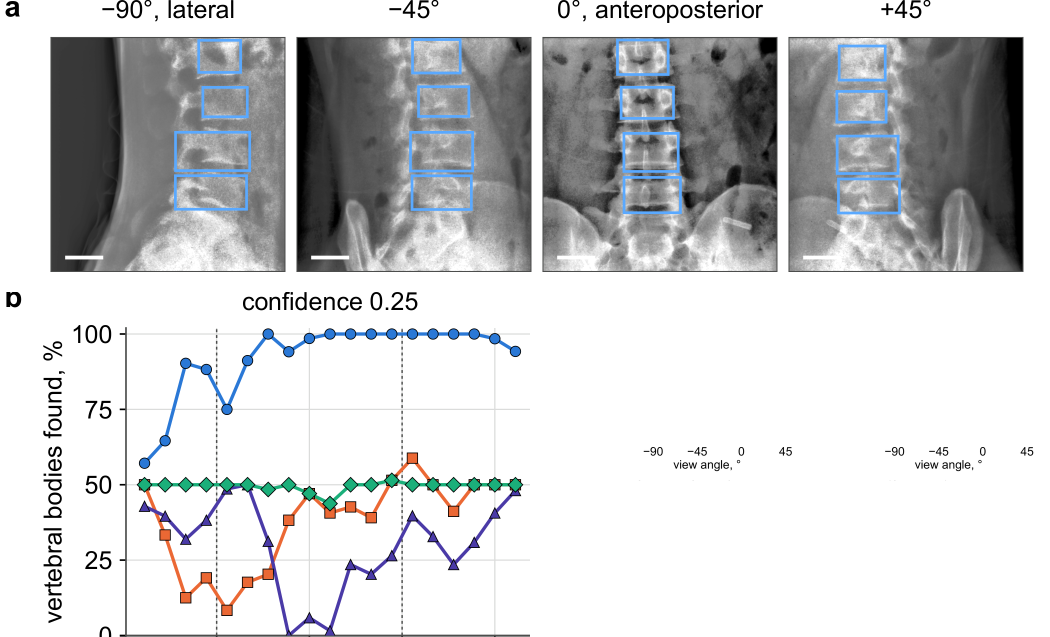
#> input picture 03_ctspinopelvic1k_dataset/manuscripts/talks/cns2026/figs_v2/big_figS5_ab.png, 2100 x 1273 px, given in place of fig1d_algorithm.png, which was not available (shown at 1/2 size)
$ python prep_v11_figs.py
#> lines starting #> are read from the running program, lines starting #| are printed output that depends on the picture; after the words box and inside, x2 and y2 are one past the last pixel; in counts of white or black regions, pixels touching at a corner belong together; pictures that were not available may be replaced by others from this repository, and a replacement may not be noted
"""paper/cns2026/prep_v11_figs.py — figures for deck v7 (Greg 2026-09-26, second list):
  * cartoon_sweep.png: the chain cartoon down to the bottom of the column, the "step" arrow painted out;
  * occlusion_grid.png: Figure 2d's four occlusion crops (L4, L5, L6, sacrum; red = what the naming draws on) as 2 x 2;
  * big_fig2_ab_side.png: Figure 2a beside its lumbosacral window 2b;
  * chart_machin_redrawn.png: Machin et al. 2018 Figure 2 (NHS spinal-surgery negligence claims 2012-2017 by cause,
    number and estimated cost) read off the published PNG and redrawn with slide-size type, the wrong-level row in red;
  * table_levelcheck.png and table_result1.png: published level-identification methods with their accuracy and
    error, the second with SchwingNet's rows added;
  * table_corpus.png: the training data by modality.
Writes into figs_v2/ (and figs_cited/machin2018_fig2_digitised.csv).

    python paper/cns2026/prep_v11_figs.py
"""
import csv
from pathlib import Path

import numpy as np
import matplotlib
matplotlib.use("Agg")
import matplotlib.pyplot as plt  # noqa: E402
from matplotlib.patches import Rectangle  # noqa: E402
from PIL import Image, ImageDraw, ImageFont  # noqa: E402

HERE = Path(__file__).resolve().parent
OUT = HERE / "figs_v2"
CITED = HERE / "figs_cited"
SN = HERE.parent.parent.parent / "spinesurg-ct-nnunet" / "SchwingNet"
NAVY, BLUE, PALE, RED, GOLD, GREY, INK, LIGHT = "#191D63", "#4C70B7", "#C9D4EC", "#EF4627", "#E0A800", "#8A8A8A", "#191D63", "#EEF1F8"
plt.rcParams["font.family"] = "Arial"


def save(fig, name):
    fig.savefig(OUT / name, dpi=220, bbox_inches="tight", pad_inches=0.05, facecolor="white")
    plt.close(fig)
    with Image.open(OUT / name) as im:
        print(name, im.size)


# ---------------------------------------------------------------- cartoon, occlusion grid, 2a + 2b
c = Image.open(SN / "figures" / "fig1d_algorithm.png").convert("RGB").crop((0, 0, 2028, 362))
ImageDraw.Draw(c).rectangle([985, 318, 1245, 362], fill="white")
c.save(OUT / "cartoon_sweep.png")
f2 = Image.open(SN / "figures" / "figure2.png").convert("RGB")
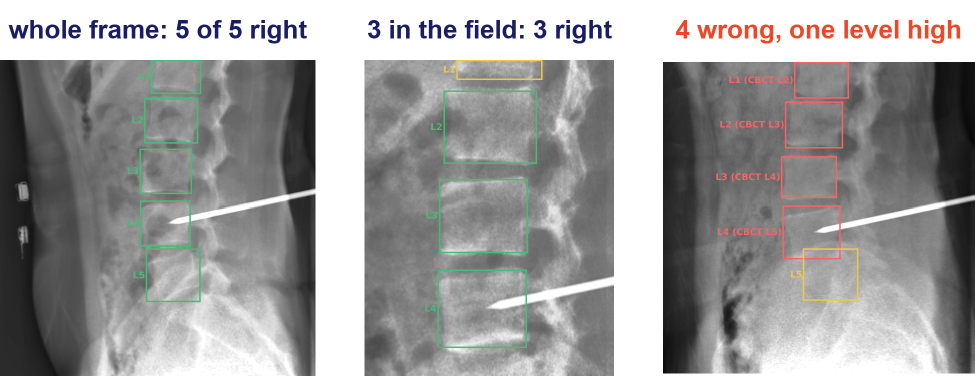
#> input picture 03_ctspinopelvic1k_dataset/manuscripts/talks/cns2026/figs_v2/big_gallery_trio.png, 1949 x 751 px, given in place of figure2.png, which was not available (shown at 1/2 size)
#> f2 is the input picture: PIL image 1949x751 RGB; mean R, G, B 156.5, 155.9, 155.6
occ = f2.crop((1280, 1510, 2100, 1790))
#> occ: PIL image 820x280 RGB; every value is 0
col = np.asarray(occ.convert("L")).mean(axis=0) > 250
runs, start = [], None
for i, w_ in enumerate(col):
    if w_ and start is None:
        start = i
    if not w_ and start is not None:
        if i - start >= 4:
            runs.append((start, i))
        start = None
#> after the loop, runs = []
inner = [r for r in runs if r[0] > 10 and r[1] < occ.width - 10]
#> inner = []
cuts = [0] + [int((a + b) / 2) for a, b in inner] + [occ.width]
#> cuts = [0, 820]
panels = [occ.crop((cuts[i], 0, cuts[i + 1], occ.height)) for i in range(len(cuts) - 1)]
#> panels = 1 item
panels = [p for p in panels if p.width > 80]
print("occlusion panels", len(panels), [p.size for p in panels])
#| occlusion panels 1 [(820, 280)]
if len(panels) == 4:
    pw = max(p.width for p in panels); ph = occ.height
    grid = Image.new("RGB", (2 * pw + 24, 2 * ph + 24), "white")
    for i, p in enumerate(panels):
        r_, c_ = divmod(i, 2)
        grid.paste(p, (c_ * (pw + 24) + (pw - p.width) // 2, r_ * (ph + 24)))
    grid.save(OUT / "occlusion_grid.png")
    print("occlusion_grid", grid.size)
a = f2.crop((28, 41, 1211, 1115))
b = f2.crop((1211, 41, 2088, 1340))
h = a.height
#> h = 1074
b2 = b.resize((int(b.width * h / b.height), h), Image.LANCZOS)
side = Image.new("RGB", (a.width + 40 + b2.width, h), "white")
#> side: PIL image 1948x1074 RGB; every value is 255
side.paste(a, (0, 0)); side.paste(b2, (a.width + 40, 0))
#> after `side.paste(b2, (a.width + 40, 0))`:
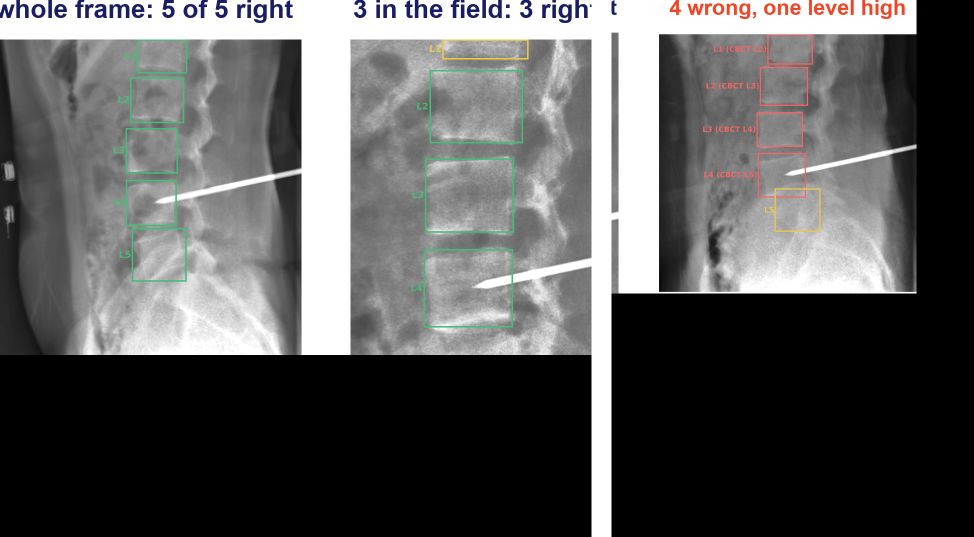
#> side: PIL image 1948x1074 RGB (shown at 1/2 size); mean R, G, B 92.1, 92.1, 91.9
side.save(OUT / "big_fig2_ab_side.png")
print("big_fig2_ab_side", side.size)
#| big_fig2_ab_side (1948, 1074)

# ---------------------------------------------------------------- Machin 2018 Figure 2: digitise and redraw
src = np.asarray(Image.open(CITED / "machin2018_fig2.png").convert("RGB")).astype(int)
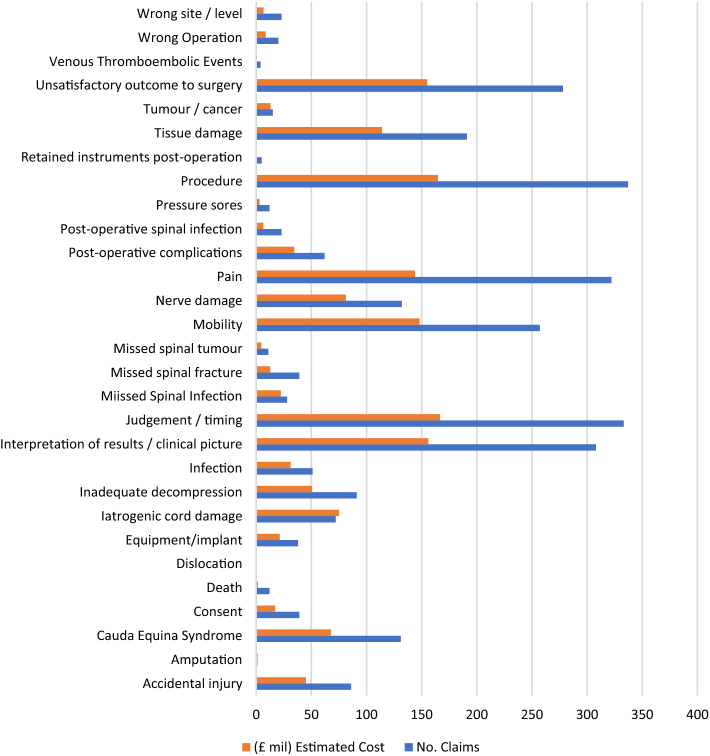
#> input picture 03_ctspinopelvic1k_dataset/manuscripts/talks/cns2026/figs_cited/machin2018_fig2.png, 1419 x 1512 px (shown at 1/2 size)
H, W, _ = src.shape
#> H = 1512; W = 1419
blue = np.sqrt(((src - np.array([68, 114, 196])) ** 2).sum(axis=2)) < 60
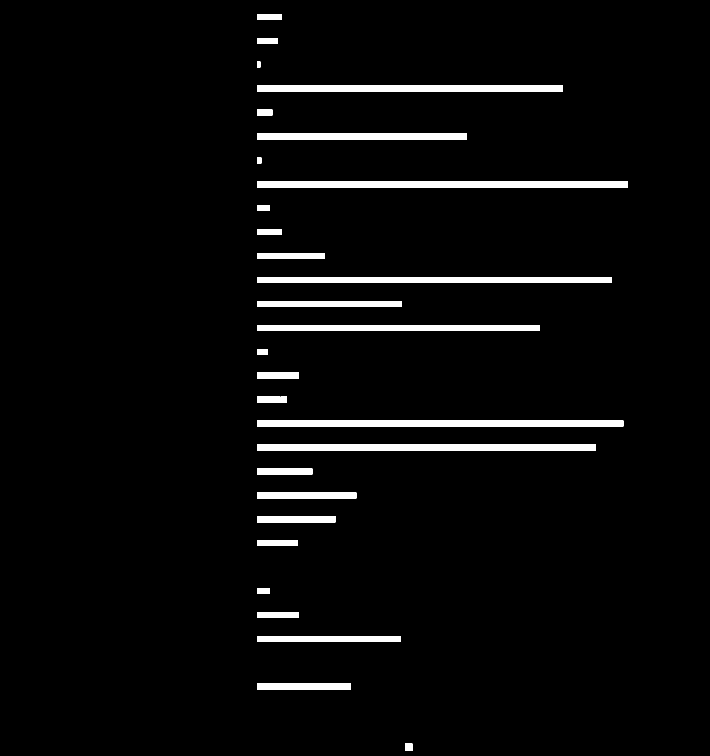
#> blue: shape (1512, 1419) bool (shown at 1/2 size); 3.6% white; 28 white regions, largest, box (x1, y1, x2, y2) and area: (514, 363, 1256, 375) 8904, (514, 841, 1247, 853) 8796, (514, 554, 1223, 566) 8508
orange = np.sqrt(((src - np.array([237, 125, 49])) ** 2).sum(axis=2)) < 60
#> orange: shape (1512, 1419) bool; 2% white; 27 white regions (1 under 20 px), largest, box (x1, y1, x2, y2) and area: (514, 350, 876, 363) 4706, (514, 828, 880, 841) 4402, (514, 876, 856, 889) 4114
grey_line = (np.abs(src[..., 0] - src[..., 1]) < 8) & (np.abs(src[..., 1] - src[..., 2]) < 8) & (src[..., 0] > 195) & (src[..., 0] < 235)
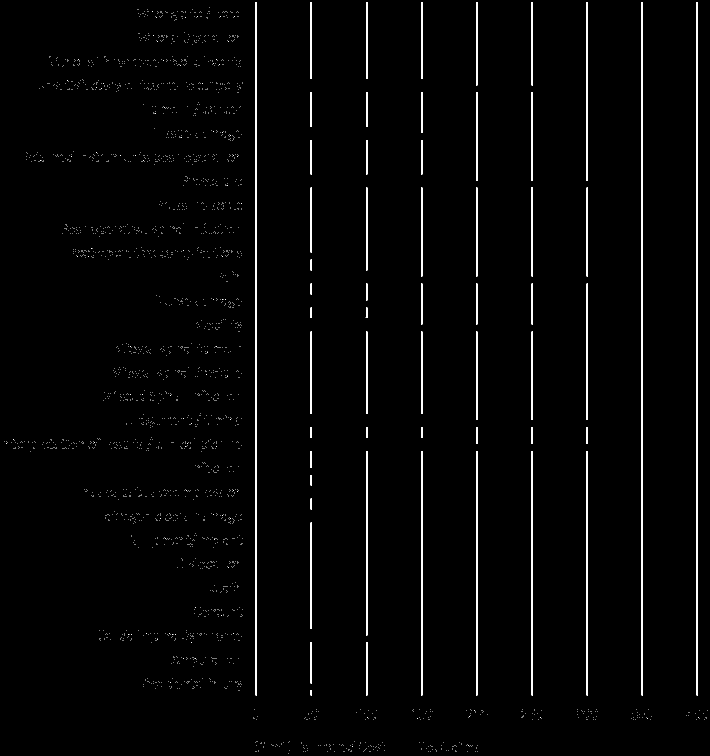
#> grey_line: shape (1512, 1419) bool (shown at 1/2 size); 1.8% white; 2787 white regions (2732 under 20 px), largest, box (x1, y1, x2, y2) and area: (511, 4, 514, 1391) 4161, (1283, 4, 1286, 1391) 4161, (1393, 4, 1396, 1391) 4161
gl = np.where(grey_line[:H - 120].sum(axis=0) > (H - 120) * 0.6)[0]
#> gl = 27 values from 511 to 1395
gcl, st = [], None
for x in gl:
    if st is None:
        st = [x]
    elif x - st[-1] <= 2:
        st.append(x)
    else:
        gcl.append(float(np.mean(st))); st = [x]
#> this loop made 27 passes
#> x on passes 1, 4, 7, 10, 13, 16, 19, 22, 25: 511, 621, 732, 842, 952, 1063, 1173, 1283, 1393
#> x on passes 2, 3, 5, 6, 8, 9: 512, 513, 622, 623, 733, 734
#> after the loop, gcl = [512, 622, 733, 843, 953, 1064, 1174, 1284]
if st:
    gcl.append(float(np.mean(st)))
print("gridlines", [round(g) for g in gcl])
#| gridlines [512, 622, 733, 843, 953, 1064, 1174, 1284, 1394]
x0, x400 = gcl[0], gcl[-1]
#> x0 = 512; x400 = 1394
pxu = (x400 - x0) / 400.0
#> pxu = 2.21
dark = src.max(axis=2) < 90
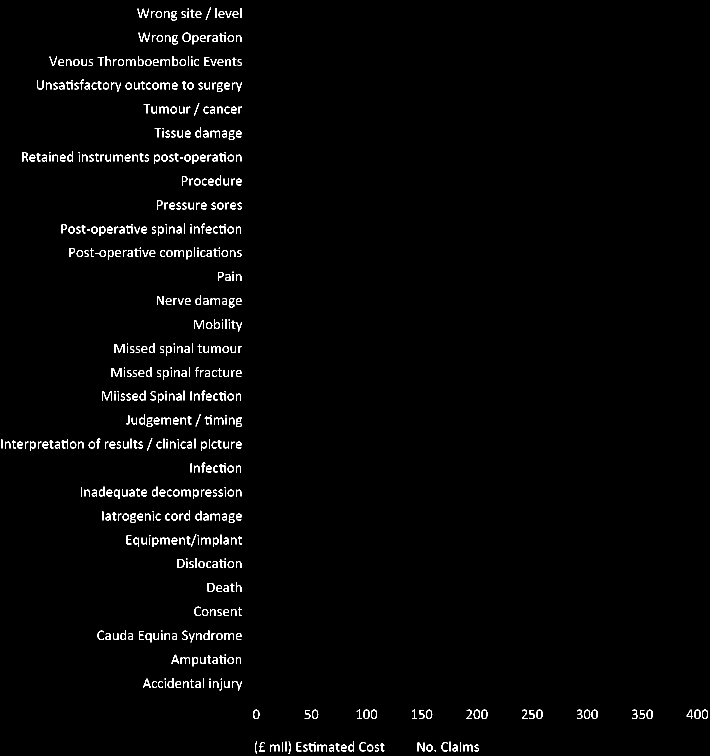
#> dark: shape (1512, 1419) bool (shown at 1/2 size); 1.7% white in thin lines or dots
lab = np.where(dark[:, :int(x0) - 15].sum(axis=1) >= 3)[0]
#> lab = 636 values from 16 to 1380
rows_, st = [], None
for y in lab:
    if st is None:
        st = [y]
    elif y - st[-1] <= 6:
        st.append(y)
    else:
        rows_.append((float(np.mean(st)), len(st))); st = [y]
#> this loop made 636 passes
#> y on passes 1, 26, 50: 16, 65, 112
#> after the loop, rows_ = 28 pairs, first value 28 to 1318, second value 18 to 25
if st:
    rows_.append((float(np.mean(st)), len(st)))
rows_ = [r for r, n in rows_ if n >= 8]
#> rows_ = 29 values from 28 to 1368
labels = ["Wrong site / level", "Wrong operation", "Venous thromboembolic events", "Unsatisfactory outcome to surgery", "Tumour / cancer",
          "Tissue damage", "Retained instruments post-operation", "Procedure", "Pressure sores", "Post-operative spinal infection",
          "Post-operative complications", "Pain", "Nerve damage", "Mobility", "Missed spinal tumour", "Missed spinal fracture",
          "Missed spinal infection", "Judgement / timing", "Interpretation of results / clinical picture", "Infection",
          "Inadequate decompression", "Iatrogenic cord damage", "Equipment / implant", "Dislocation", "Death", "Consent",
          "Cauda equina syndrome", "Amputation", "Accidental injury"]
print("label rows found", len(rows_), "expected", len(labels))
#| label rows found 29 expected 29
vals = []
for yc, name in zip(rows_, labels):
    y0, y1 = int(yc - 22), int(yc + 22)
    bx = np.where(blue[y0:y1, int(x0):].any(axis=0))[0]
    ox = np.where(orange[y0:y1, int(x0):].any(axis=0))[0]
    claims = (bx.max() + 1) / pxu if len(bx) else 0.0
    cost = (ox.max() + 1) / pxu if len(ox) else 0.0
    vals.append((name, round(claims), round(cost, 1)))
#> this loop made 29 passes
#> (yc, name, y0, y1, claims, cost) on passes 2, 4, 5, 6, 8, 11, 12, 13, 14, 16: (76.5, 'Wrong operation', 54, 98, 19.95, 8.62), (171, 'Unsatisfactory outcome to surgery', 149, 193, 278.5, 155.1), (217.5, 'Tumour / cancer', 195, 239, 14.97, 13.15), (267.5, 'Tissue damage', 245, 289, 191.4, 114.3), (361.5, 'Procedure', 339, 383, 337.4, 165.1), (506.5, 'Post-operative complications', 484, 528, 62.13, 34.47), (552.5, 'Pain', 530, 574, 322.4, 144.2), (603, 'Nerve damage', 581, 625, 132, 81.18), (647.5, 'Mobility', 625, 669, 257.1, 148.3), (743.5, 'Missed spinal fracture', 721, 765, 39, 12.7)
#> (yc, name, y0, y1, ox, claims, cost) on passes 1, 9, 10, 15, 25, 28: (28, 'Wrong site / level', 6, 50, [2, 3, 4, 5, 6, 7, 8, 9, 10, 11, 12, 13, 14], 23.13, 6.8), (409.5, 'Pressure sores', 387, 431, [2, 3, 4, 5, 6], 12.24, 3.17), (459, 'Post-operative spinal infection', 437, 481, [2, 3, 4, 5, 6, 7, 8, 9, 10, 11, 12, 13], 23.13, 6.35), (695.5, 'Missed spinal tumour', 673, 717, [2, 3, 4, 5, 6, 7, 8, 9], 10.88, 4.54), (1174.5, 'Death', 1152, 1196, [2, 3], 12.24, 1.81), (1318, 'Amputation', 1296, 1340, [2], 0, 1.36)
#> after the loop, vals = 29 items
with open(CITED / "machin2018_fig2_digitised.csv", "w", newline="") as f:
    w = csv.writer(f); w.writerow(["cause", "claims_n", "estimated_cost_gbp_million"]); w.writerows(vals)
for v in vals[:3] + vals[7:8] + vals[17:19]:
    print("  ", v)
#> this loop made 6 passes
#> v on passes 1 to 5: ('Wrong site / level', 23, 6.8), ('Wrong operation', 20, 8.6), ('Venous thromboembolic events', 4, 0), ('Procedure', 337, 165.1), ('Judgement / timing', 333, 166.9)
#|    ('Wrong site / level', 23, 6.8)
#|    ('Wrong operation', 20, 8.6)
#|    ('Venous thromboembolic events', 4, 0.0)
#|    ('Procedure', 337, 165.1)
#|    ('Judgement / timing', 333, 166.9)
#|    ('Interpretation of results / clinical picture', 308, 156.0)
fig, ax = plt.subplots(figsize=(12.5, 9.6))
names = [v[0] for v in vals][::-1]
#> names = 29 items, first 6: 'Accidental injury', 'Amputation', 'Cauda equina syndrome', 'Consent', 'Death', 'Dislocation'
cl = [v[1] for v in vals][::-1]
#> cl = 29 values, max 337 at index 21, min 0 at index 1, mean 100.7
co = [v[2] for v in vals][::-1]
#> co = 29 values, max 166.9 at index 11, min 0 at index 5, mean 53.64
yy = np.arange(len(names))
#> yy = 29 values from 0 to 28
ax.barh(yy + 0.2, cl, height=0.4, color=BLUE, label="claims, n")
ax.barh(yy - 0.2, co, height=0.4, color="#F0913A", label="estimated cost, £ million")
ax.set_yticks(yy)
ax.set_yticklabels(names, fontsize=14)
for t in ax.get_yticklabels():
    if t.get_text().startswith("Wrong site"):
        t.set_color(RED); t.set_fontweight("bold")
i_w = names.index("Wrong site / level")
#> i_w = 28
ax.text(max(cl[i_w], co[i_w]) + 6, i_w, f"{cl[i_w]} claims, £{co[i_w]:.0f} million", va="center", fontsize=14, color=RED, fontweight="bold")
ax.set_xlim(0, 400)
ax.tick_params(axis="x", labelsize=16)
ax.set_xlabel("claims (n) and estimated cost (£ million)", fontsize=18)
ax.grid(axis="x", color="#DDDDDD"); ax.set_axisbelow(True)
for s_ in ("top", "right"):
    ax.spines[s_].set_visible(False)
ax.legend(loc="lower right", fontsize=16, frameon=False)
fig.tight_layout()
save(fig, "chart_machin_redrawn.png")
#> in save, `fig.savefig(OUT / name, dpi=220, bbox_inches="tight", pad_inches=0.05,..`:
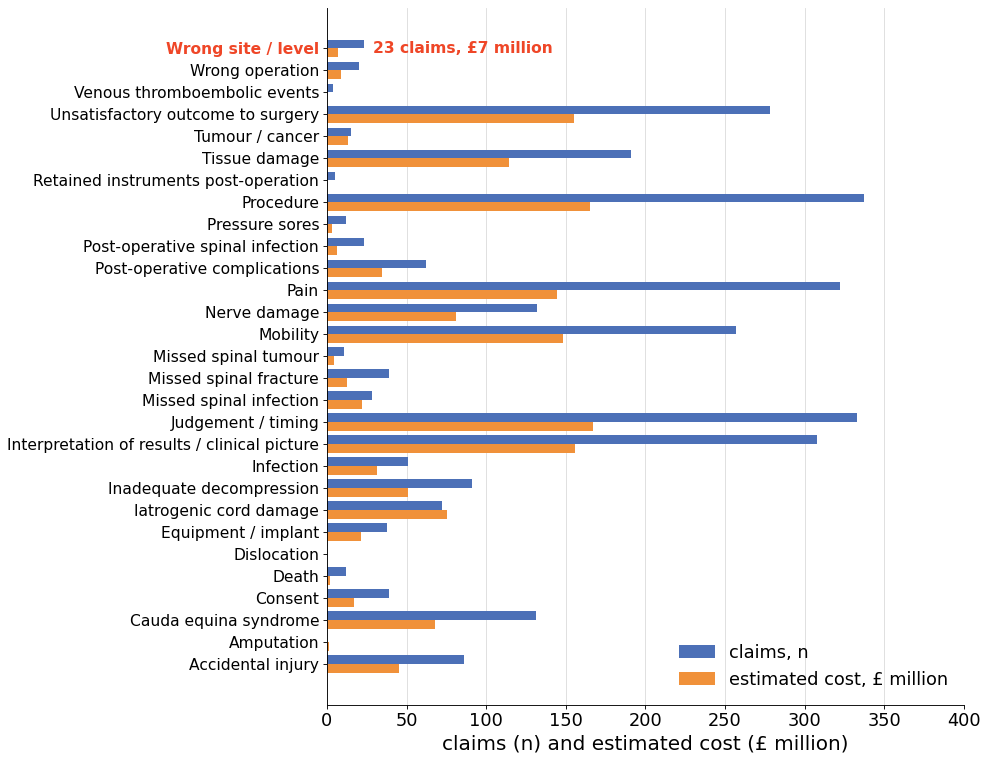
#> figure drawn by matplotlib, 1 panel
#> (the run stopped early here; a loop or call above may not have finished)
